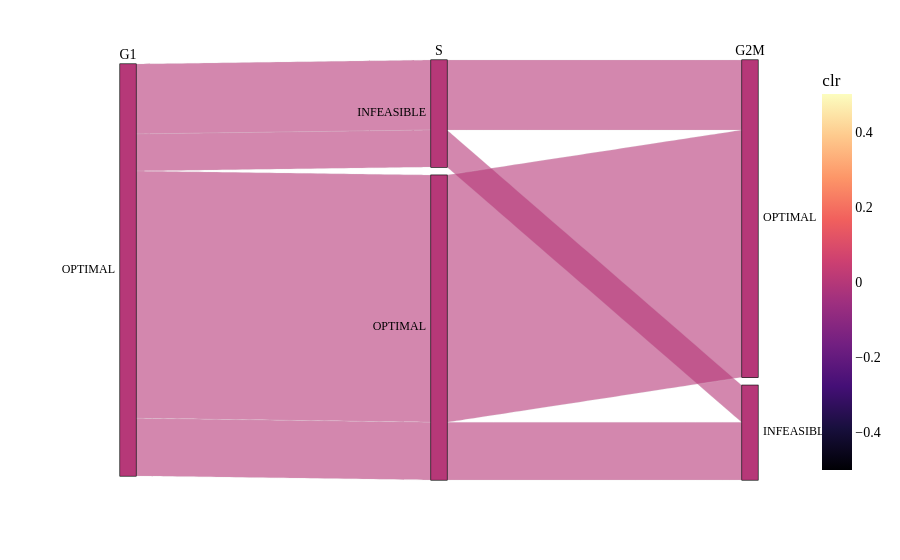

The notebook cell this image was saved under:
### Code cell
phases = ["G1", "S", "G2M"]
columns = [f"MIR199A1_{phase}_d3_c95_status" for phase in phases]
labels = {col: phase for col, phase in zip(columns, phases)}
df = MF_independent_df[columns]
df['clr'] = df.apply(add_clr_constructor("G1"), axis=1)

fig = px.parallel_categories(df, dimensions=columns, labels=labels, color='clr', color_continuous_scale=px.colors.sequential.Magma)
font_dict = {
    'family': 'Calbiri',
    'size': 14,
    'color': 'black',
    'shadow': ''
}
fig.update_layout(font=font_dict)

### Figure 1 — Plotly figure (JSON) as saved in the notebook; plotly's stock layout.template omitted (floating-point values rounded to 4 significant figures)
{"data": [{"dimensions": [{"label": "G1", "values": ["OPTIMAL", "OPTIMAL", "OPTIMAL", "OPTIMAL", "OPTIMAL", "OPTIMAL", "OPTIMAL", "OPTIMAL", "OPTIMAL", "OPTIMAL", "OPTIMAL", "OPTIMAL", "OPTIMAL", "OPTIMAL", "OPTIMAL", "OPTIMAL", "OPTIMAL", "OPTIMAL", "OPTIMAL", "OPTIMAL", "OPTIMAL", "OPTIMAL", "OPTIMAL", "OPTIMAL", "OPTIMAL", "OPTIMAL", "OPTIMAL", "OPTIMAL", "OPTIMAL", "OPTIMAL", "OPTIMAL", "OPTIMAL", "OPTIMAL", "OPTIMAL", "OPTIMAL", "OPTIMAL", "OPTIMAL", "OPTIMAL", "OPTIMAL", "OPTIMAL", "OPTIMAL", "OPTIMAL", "OPTIMAL", "OPTIMAL", "OPTIMAL", "OPTIMAL", "OPTIMAL", "OPTIMAL", "OPTIMAL", "OPTIMAL", "OPTIMAL", "OPTIMAL", "OPTIMAL", "OPTIMAL", "OPTIMAL", "OPTIMAL", "OPTIMAL", "OPTIMAL", "OPTIMAL", "OPTIMAL", "OPTIMAL", "OPTIMAL", "OPTIMAL", "OPTIMAL", "OPTIMAL", "OPTIMAL", "OPTIMAL", "OPTIMAL", "OPTIMAL", "OPTIMAL", "OPTIMAL", "OPTIMAL", "OPTIMAL", "OPTIMAL", "OPTIMAL", "OPTIMAL", "OPTIMAL", "OPTIMAL", "OPTIMAL", "OPTIMAL", "OPTIMAL", "OPTIMAL", "OPTIMAL", "OPTIMAL", "OPTIMAL", "OPTIMAL", "OPTIMAL", "OPTIMAL", "OPTIMAL", "OPTIMAL", "OPTIMAL", "OPTIMAL", "OPTIMAL", "OPTIMAL", "OPTIMAL", "OPTIMAL", "OPTIMAL", "OPTIMAL", "OPTIMAL", "OPTIMAL"]}, {"label": "S", "values": ["INFEASIBLE", "OPTIMAL", "OPTIMAL", "OPTIMAL", "OPTIMAL", "OPTIMAL", "OPTIMAL", "OPTIMAL", "OPTIMAL", "OPTIMAL", "OPTIMAL", "INFEASIBLE", "OPTIMAL", "OPTIMAL", "OPTIMAL", "INFEASIBLE", "INFEASIBLE", "OPTIMAL", "OPTIMAL", "INFEASIBLE", "INFEASIBLE", "INFEASIBLE", "INFEASIBLE", "OPTIMAL", "OPTIMAL", "INFEASIBLE", "INFEASIBLE", "INFEASIBLE", "OPTIMAL", "OPTIMAL", "OPTIMAL", "OPTIMAL", "OPTIMAL", "INFEASIBLE", "INFEASIBLE", "OPTIMAL", "OPTIMAL", "INFEASIBLE", "OPTIMAL", "INFEASIBLE", "INFEASIBLE", "INFEASIBLE", "OPTIMAL", "OPTIMAL", "INFEASIBLE", "OPTIMAL", "INFEASIBLE", "OPTIMAL", "OPTIMAL", "OPTIMAL", "OPTIMAL", "OPTIMAL", "OPTIMAL", "OPTIMAL", "OPTIMAL", "OPTIMAL", "OPTIMAL", "OPTIMAL", "OPTIMAL", "OPTIMAL", "INFEASIBLE", "INFEASIBLE", "OPTIMAL", "OPTIMAL", "INFEASIBLE", "OPTIMAL", "OPTIMAL", "OPTIMAL", "OPTIMAL", "OPTIMAL", "OPTIMAL", "OPTIMAL", "OPTIMAL", "OPTIMAL", "OPTIMAL", "OPTIMAL", "OPTIMAL", "OPTIMAL", "OPTIMAL", "OPTIMAL", "OPTIMAL", "OPTIMAL", "OPTIMAL", "OPTIMAL", "OPTIMAL", "OPTIMAL", "OPTIMAL", "OPTIMAL", "OPTIMAL", "INFEASIBLE", "INFEASIBLE", "OPTIMAL", "OPTIMAL", "OPTIMAL", "OPTIMAL", "INFEASIBLE", "OPTIMAL", "OPTIMAL", "INFEASIBLE", "OPTIMAL"]}, {"label": "G2M", "values": ["OPTIMAL", "OPTIMAL", "OPTIMAL", "INFEASIBLE", "OPTIMAL", "OPTIMAL", "OPTIMAL", "OPTIMAL", "OPTIMAL", "INFEASIBLE", "OPTIMAL", "OPTIMAL", "OPTIMAL", "OPTIMAL", "INFEASIBLE", "OPTIMAL", "INFEASIBLE", "OPTIMAL", "OPTIMAL", "OPTIMAL", "OPTIMAL", "OPTIMAL", "INFEASIBLE", "OPTIMAL", "INFEASIBLE", "INFEASIBLE", "OPTIMAL", "OPTIMAL", "OPTIMAL", "OPTIMAL", "OPTIMAL", "OPTIMAL", "OPTIMAL", "INFEASIBLE", "OPTIMAL", "OPTIMAL", "OPTIMAL", "INFEASIBLE", "OPTIMAL", "INFEASIBLE", "OPTIMAL", "INFEASIBLE", "OPTIMAL", "INFEASIBLE", "OPTIMAL", "OPTIMAL", "OPTIMAL", "OPTIMAL", "OPTIMAL", "OPTIMAL", "OPTIMAL", "OPTIMAL", "OPTIMAL", "OPTIMAL", "INFEASIBLE", "OPTIMAL", "INFEASIBLE", "OPTIMAL", "INFEASIBLE", "INFEASIBLE", "OPTIMAL", "INFEASIBLE", "OPTIMAL", "OPTIMAL", "OPTIMAL", "OPTIMAL", "INFEASIBLE", "OPTIMAL", "OPTIMAL", "OPTIMAL", "INFEASIBLE", "OPTIMAL", "INFEASIBLE", "OPTIMAL", "OPTIMAL", "OPTIMAL", "OPTIMAL", "INFEASIBLE", "OPTIMAL", "OPTIMAL", "OPTIMAL", "OPTIMAL", "OPTIMAL", "OPTIMAL", "OPTIMAL", "OPTIMAL", "OPTIMAL", "INFEASIBLE", "OPTIMAL", "OPTIMAL", "OPTIMAL", "OPTIMAL", "OPTIMAL", "OPTIMAL", "OPTIMAL", "INFEASIBLE", "OPTIMAL", "OPTIMAL", "OPTIMAL", "OPTIMAL"]}], "domain": {"x": [0, 1], "y": [0, 1]}, "line": {"color": [0, 0, 0, 0, 0, 0, 0, 0, 0, 0, 0, 0, 0, 0, 0, 0, 0, 0, 0, 0, 0, 0, 0, 0, 0, 0, 0, 0, 0, 0, 0, 0, 0, 0, 0, 0, 0, 0, 0, 0, 0, 0, 0, 0, 0, 0, 0, 0, 0, 0, 0, 0, 0, 0, 0, 0, 0, 0, 0, 0, 0, 0, 0, 0, 0, 0, 0, 0, 0, 0, 0, 0, 0, 0, 0, 0, 0, 0, 0, 0, 0, 0, 0, 0, 0, 0, 0, 0, 0, 0, 0, 0, 0, 0, 0, 0, 0, 0, 0, 0], "coloraxis": "coloraxis"}, "name": "", "type": "parcats"}], "layout": {"coloraxis": {"colorbar": {"title": {"text": "clr"}}, "colorscale": [[0, "#000004"], [0.1111, "#180f3d"], [0.2222, "#440f76"], [0.3333, "#721f81"], [0.4444, "#9e2f7f"], [0.5556, "#cd4071"], [0.6667, "#f1605d"], [0.7778, "#fd9668"], [0.8889, "#feca8d"], [1, "#fcfdbf"]]}, "font": {"color": "black", "family": "Calbiri", "shadow": "", "size": 14}, "legend": {"tracegroupgap": 0}, "margin": {"t": 60}}}
